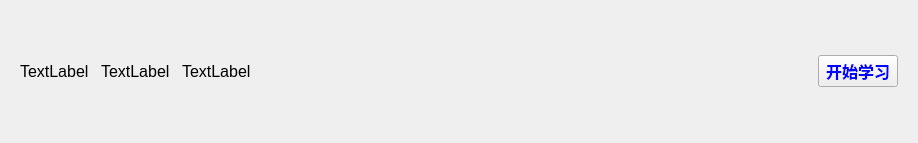
<?xml version="1.0" encoding="UTF-8"?>
<ui version="4.0">
 <class>MWHomeProWidget</class>
 <widget class="QWidget" name="MWHomeProWidget">
  <property name="geometry">
   <rect>
    <x>0</x>
    <y>0</y>
    <width>918</width>
    <height>143</height>
   </rect>
  </property>
  <property name="windowTitle">
   <string>Form</string>
  </property>
  <layout class="QHBoxLayout" name="horizontalLayout_3">
   <property name="spacing">
    <number>0</number>
   </property>
   <property name="leftMargin">
    <number>20</number>
   </property>
   <property name="topMargin">
    <number>0</number>
   </property>
   <property name="rightMargin">
    <number>20</number>
   </property>
   <property name="bottomMargin">
    <number>0</number>
   </property>
   <item>
    <layout class="QHBoxLayout" name="horizontalLayout_2">
     <property name="spacing">
      <number>0</number>
     </property>
     <item>
      <layout class="QHBoxLayout" name="horizontalLayout">
       <property name="spacing">
        <number>12</number>
       </property>
       <item>
        <widget class="QLabel" name="mwHomePro_GA">
         <property name="font">
          <font>
           <pointsize>12</pointsize>
          </font>
         </property>
         <property name="text">
          <string>TextLabel</string>
         </property>
        </widget>
       </item>
       <item>
        <widget class="QLabel" name="mwHomePro_PSO">
         <property name="font">
          <font>
           <pointsize>12</pointsize>
          </font>
         </property>
         <property name="text">
          <string>TextLabel</string>
         </property>
        </widget>
       </item>
       <item>
        <widget class="QLabel" name="mwHomePro_ACO">
         <property name="font">
          <font>
           <pointsize>12</pointsize>
          </font>
         </property>
         <property name="text">
          <string>TextLabel</string>
         </property>
        </widget>
       </item>
      </layout>
     </item>
     <item>
      <spacer name="horizontalSpacer">
       <property name="orientation">
        <enum>Qt::Horizontal</enum>
       </property>
       <property name="sizeHint" stdset="0">
        <size>
         <width>40</width>
         <height>20</height>
        </size>
       </property>
      </spacer>
     </item>
     <item>
      <widget class="QPushButton" name="mwHomePro_start">
       <property name="font">
        <font>
         <pointsize>12</pointsize>
         <bold>true</bold>
        </font>
       </property>
       <property name="styleSheet">
        <string notr="true">QPushButton#mwHomePro_start{
	color: blue;
}</string>
       </property>
       <property name="text">
        <string>开始学习</string>
       </property>
      </widget>
     </item>
    </layout>
   </item>
  </layout>
 </widget>
 <resources/>
 <connections/>
</ui>
